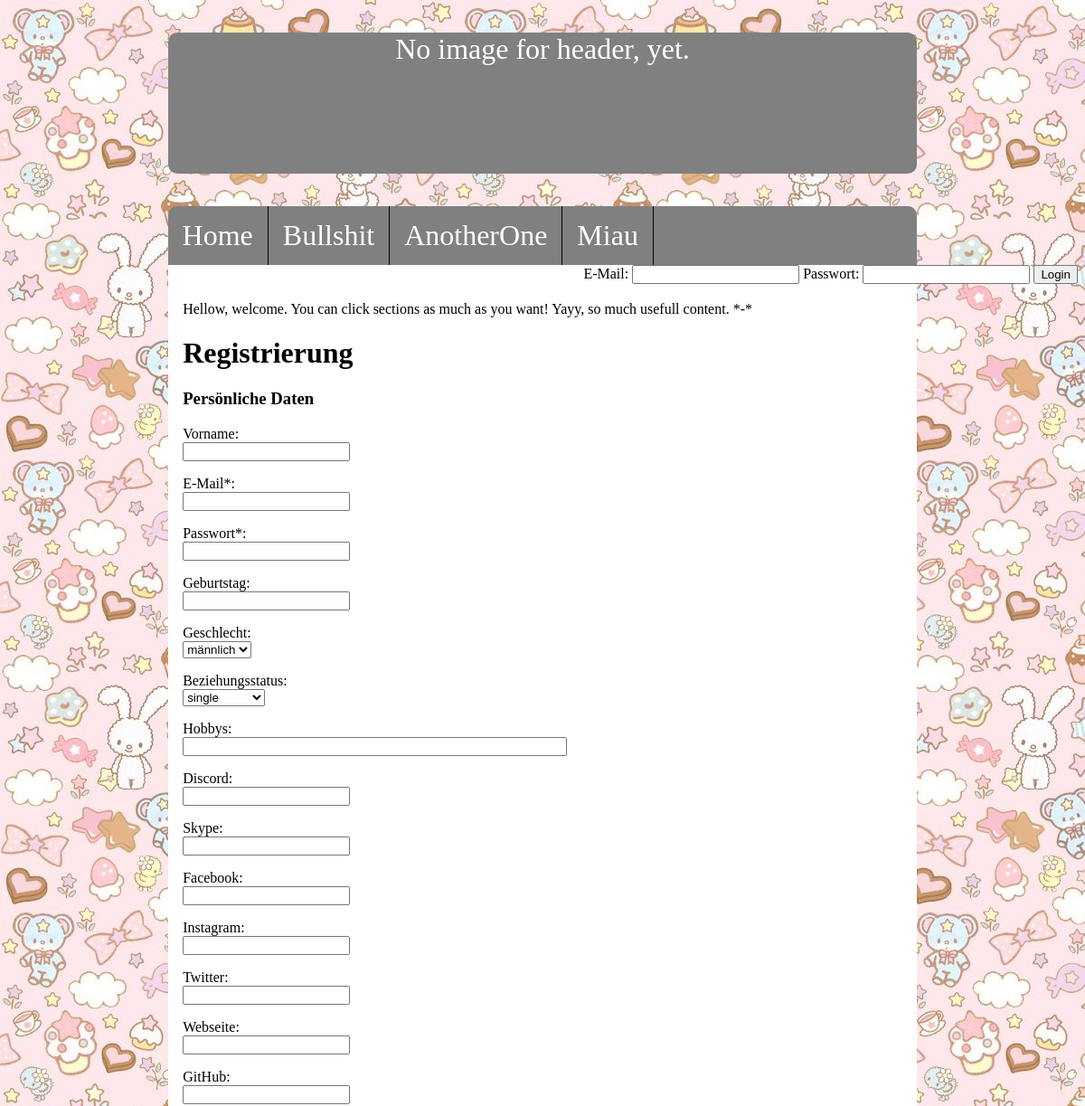
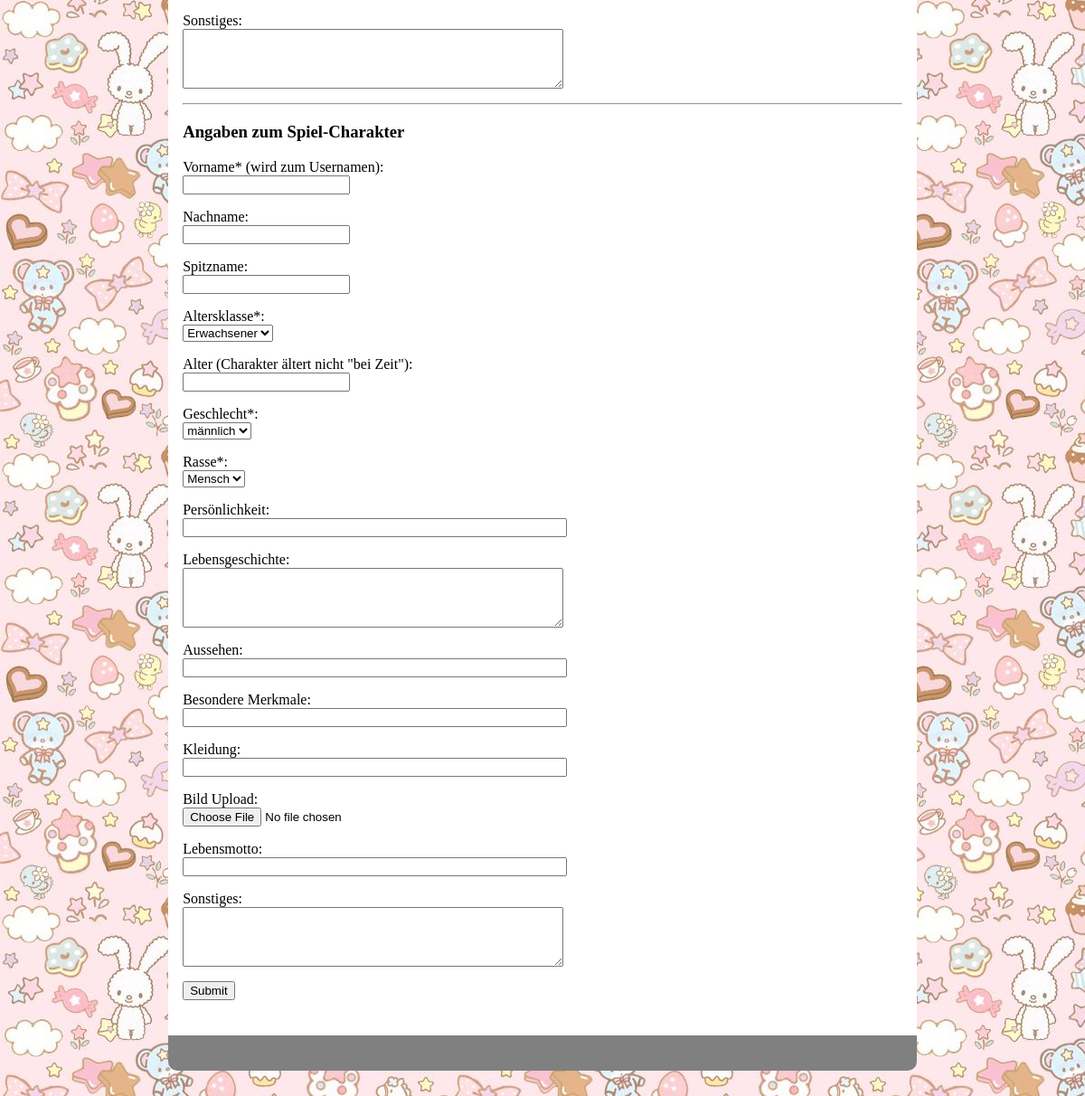
The page / on the database its author committed (2 pictures, top to bottom).
### tables this page shows
CREATE TABLE `navigation` (
  `ID` int(11) NOT NULL,
  `Bezeichnung` varchar(50) DEFAULT NULL,
  `Status` tinyint(1) DEFAULT NULL COMMENT 'TRUE = eingeloggt = 1,\r\nFALSE = nichtEin. = 0'
);

### Navigation.php (called while the page is built, shortened)
<?php
    class Navigation{
        function getNavigation($status){
            $sql = "SELECT Bezeichnung FROM navigation WHERE Status=" . $status;
            return $sql;
        }
    }
?>

### index.php (the view, shortened to what this page needs)
<?php
require_once("Navigation.php");
?>
<html>
<head>
	<link rel="stylesheet" href="main.css">
	<link rel="stylesheet" href="ClientSideValidation.css">
</head>
<body>
	<div id="website">
		<div id="header">
			No image for header, yet.
		</div>
		<div id="navigation">
			<ul>
                <?php
                    $databaseConnection = new DatabaseConnection();
                    $navigation = $databaseConnection->getConnectionToDatabase();
                    $sql = new Navigation($navigation);
                    if((isset($_SESSION['login'])) && (!empty(session_id()))){
                        foreach ($navigation->query($sql->getNavigation(0)) as $row) {
                            ?>
                            <li><a id= <?php echo $row["Bezeichnung"] ?> ".php"> <?php echo $row["Bezeichnung"] ?> </a></li>
                            <?php
                        }
                        foreach ($navigation->query($sql->getNavigation(1)) as $row) {
                            ?>
                            <li><a id= <?php echo $row["Bezeichnung"] ?> ".php"> <?php echo $row["Bezeichnung"] ?> </a></li>
                            <?php
                        }
                    }else{
                        foreach ($navigation->query($sql->getNavigation(0)) as $row) {
                            ?>
                            <li><a id= <?php echo $row["Bezeichnung"] ?> ".php"> <?php echo $row["Bezeichnung"] ?> </a></li>
                            <?php
                        }
                    }
                ?>
			</ul>
		</div>
		<div id="login">
			<form id="login_formular" action="Main.php" method="POST">
				E-Mail:
				<input type="email" id="email_forLogin" name="email_forLogin">
				Passwort:
				<input type="password" id="password_forLogin" name="password_forLogin">
				<input type="submit" id="submit_login" name="submit_login" value="Login">
			</form>
		</div>
		<div id="content">
			<p id="contentText">Hellow, welcome. You can click sections as much as you want!
			Yayy, so much usefull content. *-*</p>
			<div id="registration">
				<form id="registration_formular" action="Main.php" method="POST" enctype="multipart/form-data">
				<h1><b>Registrierung</b></h1>
				<h3>Persönliche Daten</h3>
				<p>Vorname:<br>
				<input type="text" id="persoenlicheDaten_vorname" name="persoenlicheDaten_vorname"></p>
				<p>E-Mail*:<br>
				<input type="email" id="persoenlicheDaten_email" name="persoenlicheDaten_email"></p>
				<p>Passwort*:<br>
				<input type="password" id="persoenlicheDaten_passwort" name="persoenlicheDaten_passwort"></p>
				<p>Geburtstag:<br>
				<input type="text" id="persoenlicheDaten_geburtstag" name="persoenlicheDaten_geburtstag"></p>
				<p>Geschlecht:<br>
				<select id="persoenlicheDaten_geschlecht" name="persoenlicheDaten_geschlecht">
					<option value="1">männlich</option>
				</select></p>
				<p>Beziehungsstatus:<br>
				<select id="persoenlicheDaten_beziehungsstatus" name="persoenlicheDaten_beziehungsstatus">
					<option value="1">single</option>
				</select></p>
				<p>Hobbys:<br>
				<input type="text" id="persoenlicheDaten_hobbys" name="persoenlicheDaten_hobbys" size="50"></p>
				<p>Discord:<br>
				<input type="text" id="1" name="persoenlicheDaten_discord"></p>
				<p>Skype:<br>
				<input type="text" id="2" name="persoenlicheDaten_skype"></p>
				<p>Facebook:<br>
				<input type="text" id="3" name="persoenlicheDaten_facebook"></p>
				<p>Instagram:<br>
				<input type="text" id="4" name="persoenlicheDaten_instagram"></p>
				<p>Twitter:<br>
				<input type="text" id="5" name="persoenlicheDaten_twitter"></p>
				<p>Webseite:<br>
				<input type="url" id="6" name="persoenlicheDaten_webseite"></p>
				<p>GitHub:<br>
				<input type="text" id="7" name="persoenlicheDaten_github"></p>
				<p>Sonstiges:<br>
				<textarea id="persoenlicheDaten_sonstiges" name="persoenlicheDaten_sonstiges" rows="4" cols="50"></textarea></p>
				<hr/>
				<h3>Angaben zum Spiel-Charakter</h3>
				<p>Vorname* (wird zum Usernamen):<br>
				<input type="text" id="charakter_vorname" name="charakter_vorname"></p>
				<p>Nachname:<br>
				<input type="text" id="charakter_nachname" name="charakter_nachname"></p>
				<p>Spitzname:<br>
				<input type="text" id="charakter_spitzname" name="charakter_spitzname"></p>
				<p>Altersklasse*:<br>
				<select id="charakter_altersklasse" name="charakter_altersklasse">
					<option value="1">Erwachsener</option>
				</select></p>
				<p>Alter (Charakter ältert nicht "bei Zeit"):<br>
				<input type="text" id="charakter_alter" name="charakter_alter"></p>
				<p>Geschlecht*:<br>
				<select id="charakter_geschlecht" name="charakter_geschlecht">
					<option value="1">männlich</option>
				</select></p>
				<p>Rasse*:<br>
				<select id="charakter_rasse" name="charakter_rasse">
					<option value="1">Mensch</option>
				</select></p>
				<p>Persönlichkeit:<br>
				<input type="text" id="charakter_persoenlichkeit" name="charakter_persoenlichkeit" size="50"></p>
				<p>Lebensgeschichte:<br>
				<textarea id="charakter_lebensgeschichte" name="charakter_lebensgeschichte" rows="4" cols="50"></textarea></p>
				<p>Aussehen:<br>
				<input type="text" id="charakter_aussehen" name="charakter_aussehen" size="50"></p>
				<p>Besondere Merkmale:<br>
				<input type="text" id="charakter_besondereMerkmale" name="charakter_besondereMerkmale" size="50"></p>
				<p>Kleidung:<br>
				<input type="text" id="charakter_kleidung" name="charakter_kleidung" size="50"></p>
				<p>Bild Upload:<br>
				<input type="file" name="charakter_bildpfad" id="charakter_bildpfad"></p>
				<p>Lebensmotto:<br>
				<input type="text" id="charakter_lebensmotto" name="charakter_lebensmotto" size="50"></p>
				<p>Sonstiges:<br>
				<textarea id="charakter_sonstiges" name="charakter_sonstiges" rows="4" cols="50"></textarea></p>
				<input type="submit" id="submit_registration" name="submit_registration" value="Submit">
			</form>
			</div>
		</div>
		<div id="footer">
		</div>
	</div>
</body>
</html>

### main.css (style rules this page uses)
body { background-image: url("Images/background.jpg"); }
#website, #header, #navigation, #content, #footer { width: 70%; margin-left: auto; margin-right: auto; }
#website { width: auto; height: auto; margin-top: 3%; margin-bottom: 3%; }
#header { height: 20%; margin-bottom: 3%; background-color: grey; border-radius: 10px; font-size: 32px; color: white; text-align: center; }
#navigation { height: auto; background-color: grey; border-top-left-radius: 10px; border-top-right-radius: 10px; }
#content { height: auto; background-color: white; padding-top: 2%; padding-bottom: 2%; }
#registration { padding-left: 2%; padding-right: 2%; }
#login { float: right; }
#contentText { padding-left: 2%; padding-right: 2%; }
#footer { height: 5%; background-color: grey; border-bottom-left-radius: 10px; border-bottom-right-radius: 10px; }
ul { list-style-type: none; margin: 0; padding: 0; overflow: hidden; background-color: grey; border-top-left-radius: 10px; border-top-right-radius: 10px; }
li { float: left; border-right:1px solid black; }
li a { display: block; color: white; text-align: center; padding: 14px 16px; text-decoration: none; font-size: 32px; }

### rows shown on the page
navigation: Bezeichnung "Home"
navigation: Bezeichnung "Bullshit"
navigation: Bezeichnung "AnotherOne"
navigation: Bezeichnung "Miau"
